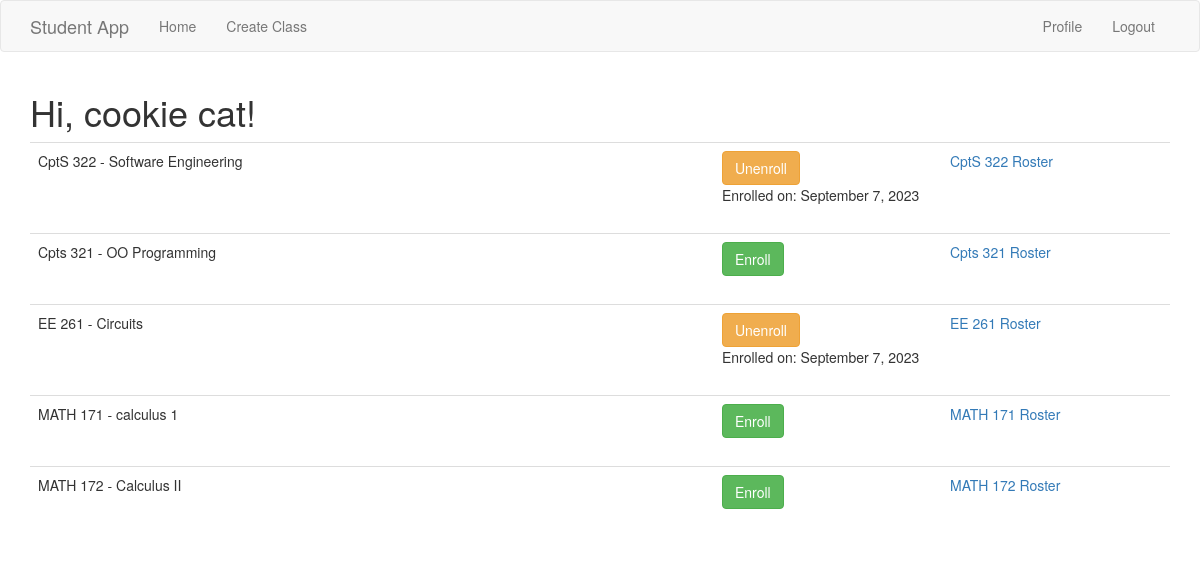
/index (signed in), run on the app's committed database.
### app/Model/models.py (models this page shows, shortened)
class Student(UserMixin, db.Model):
    id = db.Column(db.Integer, primary_key = True)
    username = db.Column(db.String(64), unique = True, index = True)
    password_hash = db.Column(db.String(128))
    firstname = db.Column(db.String(100))
    lastname = db.Column(db.String(100))
    address = db.Column(db.String(200))
    email = db.Column(db.String(120), unique = True, index = True)
    last_seen = db.Column(db.DateTime, default = datetime.utcnow)
    classes = db.relationship('Enrolled', back_populates = 'studentenrolled')
    majorsofstudent = db.relationship('StudentMajor', back_populates='_student')
    def is_enrolled(self,newclass):
        return (Enrolled.query.filter_by(studentid=self.id,).filter_by(classid=newclass.id).count() > 0)
    def getEnrollmentDate(self, theclass):
        if self.is_enrolled(theclass):
            return Enrolled.query.filter_by(studentid=self.id,).filter_by(classid=theclass.id).first().enrolldate
        else:
            return None

class Class(db.Model):
    id = db.Column(db.Integer, primary_key=True)
    coursenum = db.Column(db.String(3))
    title = db.Column(db.String(150))
    major = db.Column(db.String(20), db.ForeignKey('major.name'))
    roster = db.relationship('Enrolled', back_populates="classenrolled")

class Enrolled(db.Model):
    studentid = db.Column(db.Integer, db.ForeignKey('student.id'), primary_key=True)
    classid = db.Column(db.Integer, db.ForeignKey('class.id'), primary_key=True)
    enrolldate = db.Column(db.DateTime, default=datetime.utcnow)
    studentenrolled = db.relationship('Student')
    classenrolled = db.relationship('Class')

### app/Controller/routes.py (the view)
@routes_blueprint.route('/', methods=['GET'])
@routes_blueprint.route('/index', methods=['GET'])
@login_required
def index():
    allclasses = Class.query.order_by(Class.major).all()
    return render_template('index.html', title="Course List", classes = allclasses)

### app/Model/models.py (called while the page is built)
@login.user_loader
def load_user(id):
    return Student.query.get(int(id))

### studentApp.py (called while the page is built, shortened)
@app.before_request
def initDB(*args, **kwargs):
    if app.got_first_request:
        db.create_all()

@app.before_request
def before_request():
    if current_user.is_authenticated:
        current_user.last_seen = datetime.utcnow()
        db.session.add(current_user)
        db.session.commit()

### app/View/templates/index.html
{% extends "base.html" %}
{% block app_content %}
    <h1>Hi, {{ current_user.firstname }} {{ current_user.lastname }}!</h1>
    {%for class in classes%}
        {% include '_class.html' %}
    {% endfor %}
{% endblock %}

### app/View/templates/base.html (shortened to what this page needs)
{% extends 'bootstrap/base.html' %}
{% import 'bootstrap/wtf.html' as wtf %}
{% block navbar %}
    <nav class="navbar navbar-default">
        <div class="container">
            <div class="navbar-header">
                <a class="navbar-brand" href="{{ url_for('routes.index') }}">Student App</a>
            </div>
            <div class="collapse navbar-collapse" id="bs-example-navbar-collapse-1">
                <ul class="nav navbar-nav">
                    <li><a href="{{ url_for('routes.index') }}"> Home </a></li>
                    <li><a href="{{ url_for('routes.createclass') }}"> Create Class </a></li>
                </ul>
                <ul class="nav navbar-nav navbar-right">
                    {% if current_user.is_anonymous %}
                    <li><a href="{{ url_for('auth.login') }}">Login</a></li>
                    {% else %}
                    <li><a href="{{ url_for('routes.display_profile') }}">Profile</a></li>
                    <li><a href="{{ url_for('auth.logout') }}">Logout</a></li>
                    {% endif %}
                </ul>
            </div>
        </div>
    </nav>
{% endblock %}
{% block content %}
    <div class="container">
        {% block app_content %}{% endblock %}
    </div>
{% endblock %}

### app/View/templates/_class.html
<table class="table table-hover">
    <tr valgin = "center">
            <td width = "60%"> {{class.major}} {{ class.coursenum}}  - {{class.title}} </td>
            <td width = "20%">
                {% if current_user.is_enrolled(class) == False %}
                    <form action="{{url_for('routes.enroll',classid=class.id)}}", method="post">
                        <input type="submit" value="Enroll" class="btn btn-success">
                    </form>
                {% else %}
                    <form action="{{url_for('routes.unenroll',classid=class.id)}}", method="post">
                        <input type="submit" value="Unenroll" class="btn btn-warning">
                    </form>
                    Enrolled on: {{ moment(current_user.getEnrollmentDate(class)).format('LL')}}
                {% endif %}
            </td>
            <td width = "20%">
                <a href="{{url_for('routes.roster',classid=class.id)}}"> {{class.major}} {{ class.coursenum}} Roster </a>
            </td>
    </tr>
</table>

### data on the page
Student: firstname "cookie", lastname "cat"
Class: major "CptS", coursenum "322", title "Software Engineering"
Enrolled: enrolldate "September 7, 2023"
Class: major "Cpts", coursenum "321", title "OO Programming"
Class: major "EE", coursenum "261", title "Circuits"
Enrolled: enrolldate "September 7, 2023"
Class: major "MATH", coursenum "171", title "calculus 1"
Class: major "MATH", coursenum "172", title "Calculus II"
